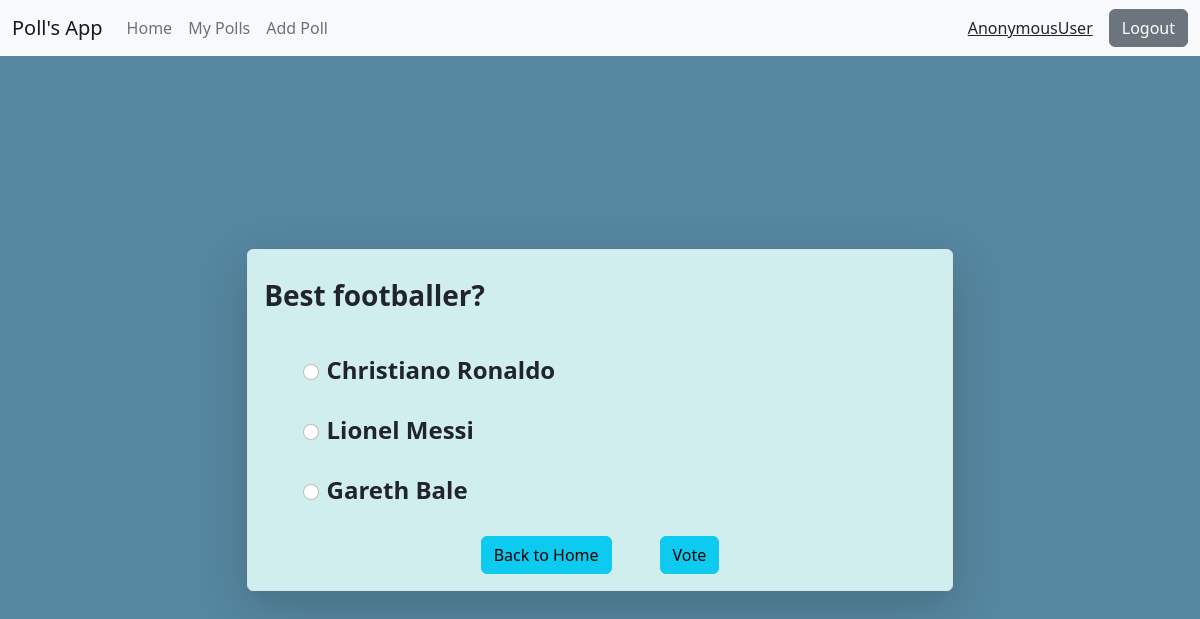
The app's page /vote/5 with its own data.
### home/models.py (models this page shows, shortened)
class Poll(models.Model):
    question=models.TextField()
    option_one=models.CharField(max_length=20)
    option_two=models.CharField(max_length=20)
    option_three=models.CharField(max_length=20)
    option_one_count=models.IntegerField(default=0)
    option_two_count=models.IntegerField(default=0)
    option_three_count=models.IntegerField(default=0)
    deadline=models.DateField(default=datetime.now().today())
    created_by=models.CharField(max_length=20,default="user")

### home/views.py (the view, shortened to what this page needs)
# urls.py: path("vote/<poll_id>",views.vote,name="vote"),
def vote(request,poll_id):
    poll=Poll.objects.get(id=poll_id)
    current_date = datetime.now().date()
    if current_date>poll.deadline:
        messages.warning(request, 'This poll has already ended!')
        return redirect('/')
    template = loader.get_template('vote.html')
    context={
            'poll':poll
    }
    return HttpResponse(template.render(context, request))

### templates/vote.html (shortened to what this page needs)
{% extends 'base.html' %}
{% block body %}
<div class="container d-flex align-items-center justify-content-center" style="height:91vh;background-color:#5687a0;max-width:100%;">
    <form method="post" action="/vote/{{poll.id}}" class="border rounded shadow-lg" style="background-color:rgb(209, 238, 238)" >
        <p class="my-4 mx-3 fs-3 fw-bold">{{poll.question}}</p>
        <div class="d-flex align-items-center justify-content-center flex-column ">
            <div class="form-check p-2 my-1 d-flex align-items-center justify-content-start" style="width:80%">
                <input class="form-check-input me-2" type="radio" name="option_one_check" id="option_one_check">
                <label class="form-check-label fw-semibold fs-4" for="option_one_check">
                  {{poll.option_one}}
                </label>
              </div>
              <div class="form-check p-2 my-1 d-flex align-items-center justify-content-start" style="width:80%">
                <input class="form-check-input me-2" type="radio" name="option_two_check" id="option_two_check">
                <label class="form-check-label fw-semibold fs-4" for="option_two_check">
                  {{poll.option_two}}
                </label>
              </div>
              <div class="form-check p-2 my-1 d-flex align-items-center justify-content-start" style="width:80%">
                <input class="form-check-input me-2" type="radio" name="option_three_check" id="option_three_check">
                <label class="form-check-label fw-semibold fs-4" for="option_three_check">
                  {{poll.option_three}}
                </label>
              </div>
        </div>
        <div class="d-flex align-items-center justify-content-center">
            <a href="/"><button type="button" class="btn btn-info  mx-4 my-3">Back to Home</button></a>
            <button type="submit" class="btn btn-info mx-4 my-3">Vote</button>
        </div>
      </form>
</div>
{% endblock body %}

### static/style.css (style rules this page uses)
body { background-color: #5687a0; }
@media screen and (min-width:920px) { .container { max-width: 70%; } }
@media screen and (min-width:920px) { form { width: 60%; } }

### records on screen
Poll: question "Best footballer?", option_one "Christiano Ronaldo", option_two "Lionel Messi", option_three "Gareth Bale"

### other values on screen
{{ request.user }} "AnonymousUser"
